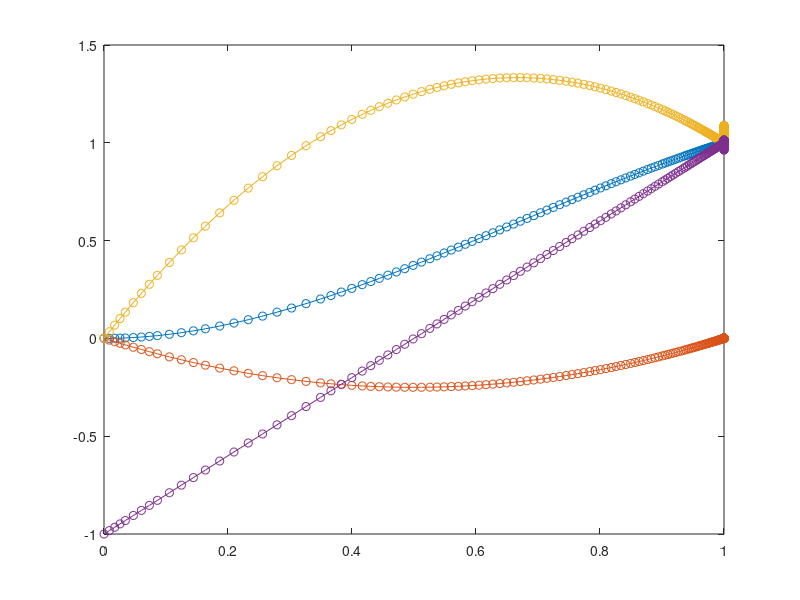
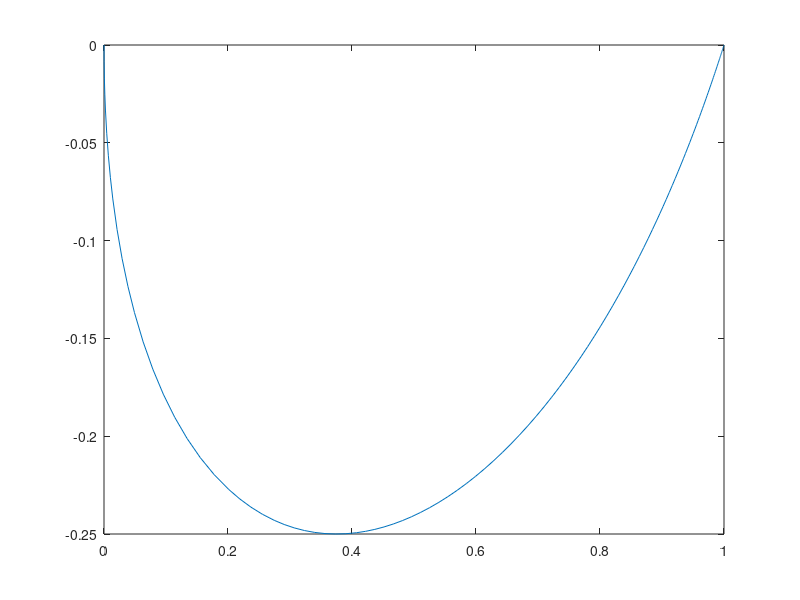
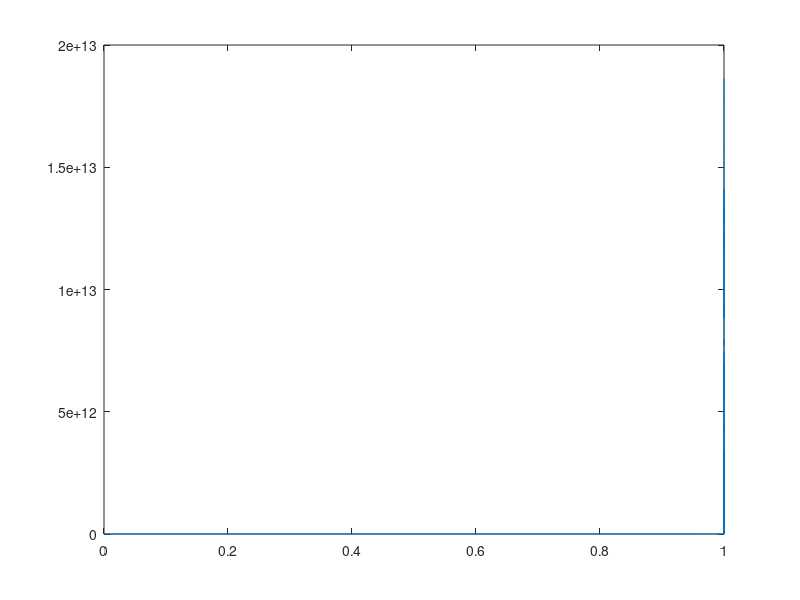

The MATLAB script that drew these images, in order:
close all;

t0 = 0;
t1 = 1;
r0 = [0; 0];
r1 = [1; 0];
v0 = [0; -1];
v1 = [1; 1];

dydt = @(t,y) [y(3:4); 4/(t1-t) * (v1 - y(3:4)) + 6/(t1-t)^2 * (r1 - (y(1:2) + v1*(t1 - t)))];

options = odeset('RelTol',1e-5,'Stats','on','OutputFcn',@odeplot);
[t,y] = ode45(dydt, [t0 t1], [r0; v0], options);

r = y(:,1:2);
v = y(:,3:4);
a = zeros(size(v));
norm_a = zeros(length(t),1);

for i = 1:length(t)
    a(i,:) = 4/(t1-t(i)) .* (v1' - v(i,:)) + 6/(t1-t(i)).^2 .* (r1' - (r(i,:) + v1'.*(t1 - t(i))));
    norm_a(i) = norm(a(i,:));
end

a(isnan(a)) = 0;
norm_a(isnan(norm_a)) = 0;

J = trapz(t,norm_a)

figure;
plot(y(:,1), y(:,2));

figure;
plot(t, norm_a);